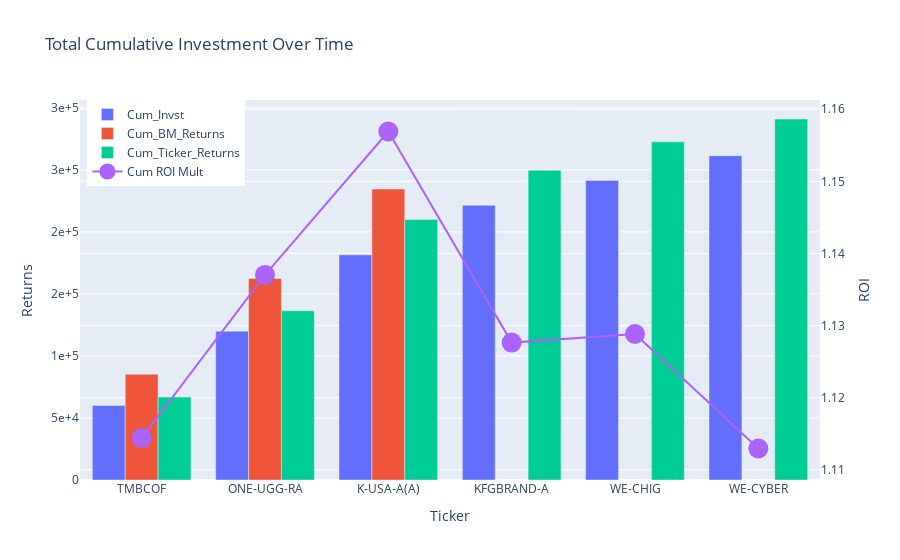

Notebook cell for this chart:
### Code cell
trace1 = go.Bar(
    x = final_portfolio['Ticker'][0:10],
    y = final_portfolio['Cum_Invst'][0:10],
    name = 'Cum_Invst')
trace2 = go.Bar(
    x = final_portfolio['Ticker'][0:10],
    y = final_portfolio['Cum_BM_Returns'][0:10],
    name = 'Cum_BM_Returns')
trace3 = go.Bar(
    x = final_portfolio['Ticker'][0:10],
    y = final_portfolio['Cum_Ticker_Returns'][0:10],
    name = 'Cum_Ticker_Returns')

trace4 = go.Scatter(
    x = final_portfolio['Ticker'][0:10],
    y = final_portfolio['Cum_Ticker_ROI_Mult'][0:10],
    yaxis='y2',
    marker_size=20,
    name = 'Cum ROI Mult')
    
data = [trace1, trace2, trace3, trace4]
layout = go.Layout(title = 'Total Cumulative Investment Over Time'
    , barmode = 'group'
    , yaxis=dict(title='Returns', tickformat=".1")
    , yaxis2= {'title':'ROI', 'overlaying':'y','side':'right' }
    , xaxis=dict(title='Ticker')
    , legend=dict(xanchor='left',x=.01,yanchor='top',y=1)
    )
fig = go.Figure(data=data, layout=layout)
iplot(fig)

### Figure 1 — Plotly figure (JSON) as saved in the notebook; plotly's stock layout.template omitted (floating-point values rounded to 4 significant figures)
{"data": [{"name": "Cum_Invst", "type": "bar", "x": ["TMBCOF", "ONE-UGG-RA", "K-USA-A(A)", "KFGBRAND-A", "WE-CHIG", "WE-CYBER"], "y": [60000, 120000, 181500.0, 221500.0, 241500.0, 261500.0]}, {"name": "Cum_BM_Returns", "type": "bar", "x": ["TMBCOF", "ONE-UGG-RA", "K-USA-A(A)", "KFGBRAND-A", "WE-CHIG", "WE-CYBER"], "y": [85280.0, 162400.0, 234600.0, null, null, null]}, {"name": "Cum_Ticker_Returns", "type": "bar", "x": ["TMBCOF", "ONE-UGG-RA", "K-USA-A(A)", "KFGBRAND-A", "WE-CHIG", "WE-CYBER"], "y": [66860.0, 136400.0, 210000.0, 249800.0, 272600.0, 291000.0]}, {"marker": {"size": 20}, "name": "Cum ROI Mult", "type": "scatter", "x": ["TMBCOF", "ONE-UGG-RA", "K-USA-A(A)", "KFGBRAND-A", "WE-CHIG", "WE-CYBER"], "y": [1.114, 1.137, 1.157, 1.128, 1.129, 1.113], "yaxis": "y2"}], "layout": {"barmode": "group", "legend": {"x": 0.01, "xanchor": "left", "y": 1, "yanchor": "top"}, "title": {"text": "Total Cumulative Investment Over Time"}, "xaxis": {"title": {"text": "Ticker"}}, "yaxis": {"tickformat": ".1", "title": {"text": "Returns"}}, "yaxis2": {"overlaying": "y", "side": "right", "title": {"text": "ROI"}}}}
